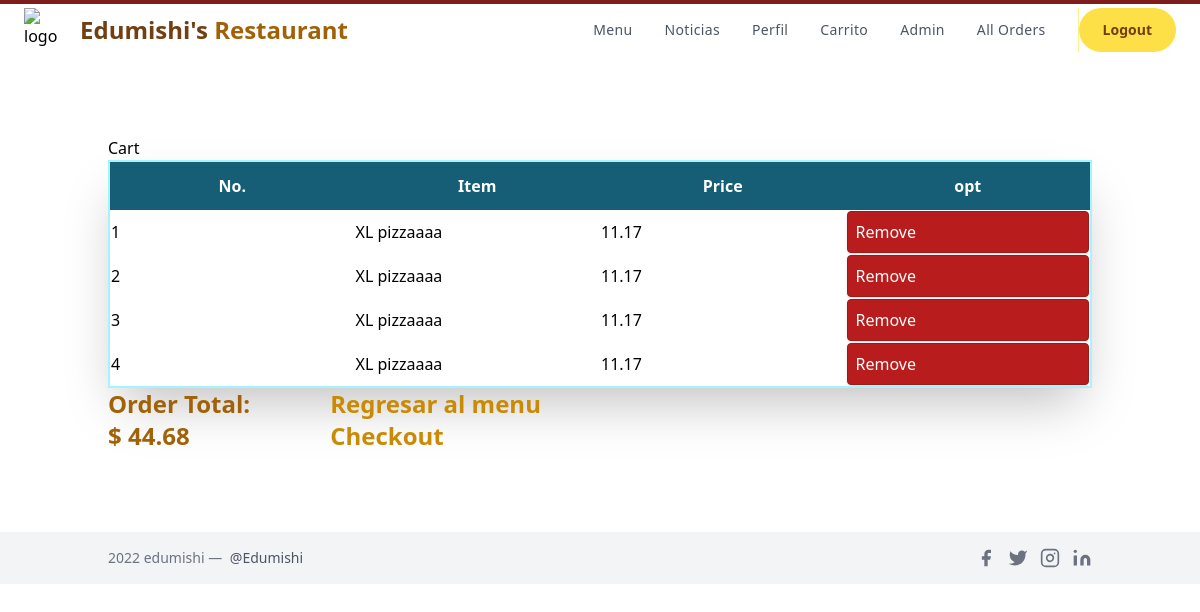
Before: /ordersummary/ (signed in) with the older database file.
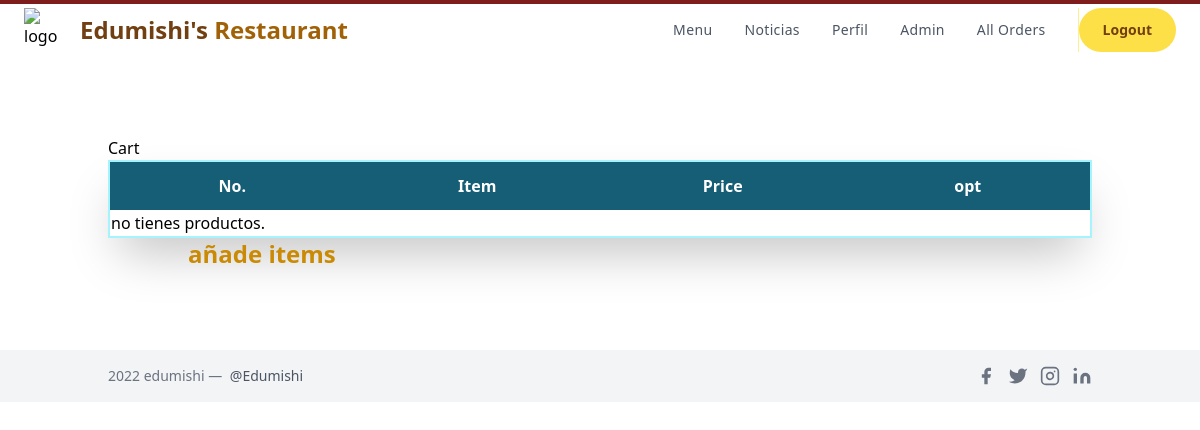
After: the same page with the newer database file.
### orders/models.py (models this page shows, shortened)
class OrderItem(models.Model):
    menu_item = models.ForeignKey(Menu_Item,on_delete=models.CASCADE,
                                    blank=True, null=True)
    is_ordered = models.BooleanField(default=False)
    date_added = models.DateTimeField(auto_now=True)
    date_ordered = models.DateTimeField(null=True)
    is_topping =models.BooleanField(default=False)
    num_extras = models.IntegerField( blank=True, default=0)
    extras = models.CharField(max_length=400,  blank=True, null=True)
    extras_cost = models.DecimalField(max_digits=4,decimal_places=2, default = 0.00)
    ptoppings = models.CharField(max_length=400,  blank=True, null=True)

class Menu_Item(models.Model):
    MENU_CATEGORIES = (
    ('Pizza', 'Pizza'),
    ('Pasta', 'Pasta'),
    ('Subs', 'Subs'),
    ('Salad', 'Salad'),
    ('Dinner_Platter', 'Dinner_Platter'),
    ('Topping', 'Topping'),
    ('Extra', 'Extra'),
    ('Dessert', 'Dessert'),
    ('Pastry', 'Pastry'),
    ('Main', 'Main'),
    ('Appetizer', 'Appetizer'),
    ('Side', 'Side'),
    ('Miscellaneous', 'Miscellaneous')
    )
    SIZE_CATEGORIES = (
    ('Sm', 'Small'),
    ('Md', 'Medium'),
    ('Lg', 'Large'),
    ('XL', 'Extra_Large')
    )
    category = models.CharField(max_length=36, null=True, blank=True,
                                choices=MENU_CATEGORIES,
                                help_text='Categoría del elemento del menú.')
    name = models.CharField(max_length=128,
                            help_text='Nombre del elemento del menú')
    price =  models.DecimalField(max_digits=4, null=True, blank=True,
                                decimal_places=2, default=0.00)
    sizes = models.CharField(max_length=4, null=True, blank=True,
                                choices=SIZE_CATEGORIES,
                                help_text='Ingrese el tamaños \
                                            del elemento del menú')
    toppings = models.CharField( max_length=400, blank=True, null=True,
                                help_text='Introducir ingredientes')
    num_toppings = models.CharField(max_length=10, blank=True, null=True)

class Order(models.Model):
    ref_code = models.CharField(max_length=15, blank=True)
    owner = models.ForeignKey(Profile, on_delete=models.SET_NULL, null=True)
    is_ordered = models.BooleanField(default=False)
    ordered_items = models.ManyToManyField(OrderItem)
    date_ordered = models.DateTimeField(auto_now=True)
    def get_cart_ordered_items(self):
        return self.ordered_items.all()
    def get_cart_total(self):
        return sum([item.menu_item.price for item in self.ordered_items.all()]
        + [item.extras_cost for item in self.ordered_items.all()])

### orders/views.py (the view)
# urls.py: path('ordersummary/', views.order_details, name="ordersummary"),
@login_required()
def order_details(request, **kwargs):
    existing_order = get_user_pending_order(request)
    user_profile = get_object_or_404(Profile, user=request.user)
    order = Order.objects.filter(owner=user_profile, is_ordered=False)
    context = {
        'order': existing_order,
    }
    return render(request, 'orders/ordersummary.html', context)

### orders/views.py (called while the page is built)
@login_required()
def get_user_pending_order(request):
    user_profile = get_object_or_404(Profile, user=request.user)
    order = Order.objects.filter(owner=user_profile, is_ordered=False)
    if order.exists():
        return order[0]
    return 0

### orders/templates/orders/ordersummary.html (shortened to what this page needs)
{% extends "orders/layout.html" %}
{% block template %}
{% load static %}
<div class="container px-5 py-20 mx-auto flex flex-wrap items-center">
  <h1>Cart</h1>
  <table class="shadow-2xl border-2 border-cyan-200 w-full md:table-fixed content-center">
    <thead class="text-white">
      <tr>
        <th class="py-3 bg-cyan-800">No.</th>
        <th class="py-3 bg-cyan-800">Item</th>
        <th class="py-3 bg-cyan-800">Price</th>
        <th class="py-3 bg-cyan-800">opt</th>
      </tr>
    </thead>
    {% for item in order.get_cart_ordered_items %}
    <tr>
      <td>{{ forloop.counter }}</td>
      {%if item.menu_item.category == "Pizza" and "Topping" not in item.menu_item.name %}
      <td>
        {{item.menu_item.sizes}}
        {{ item.menu_item.name }}
      </td>
      {% endif %}
      {% if item.num_extras > 0 %}
      <td>
        {{ item.menu_item.price }} + {{item.extras_cost}} </td>
      {% else %}
      <td> {{item.menu_item.price}} </td>
      {% endif %}
      <td>
        <a href="{% url 'orders:delete_item' item.id %}" class="bg-red-700 border border-red-800 shadow p-2 rounded text-white flex items-center focus:outline-none focus:shadow-outline"">Remove</a>
      </td>
      {% empty %}
    <tr>
      <td colspan=3> no tienes productos.</td>
    </tr>
    {% endfor %}
  </table>
  <div>
    {% if order.get_cart_total != None %}
      <h1 class="text-2xl font-bold text-yellow-700">Order Total:</h1>
      <h2 class="text-2xl font-bold text-yellow-700">$ {{ order.get_cart_total}}</h2>
    {% endif %}
  </div>
  <div>
    <h1 class="ml-20 text-2xl font-bold text-yellow-600">
      <a href="{% url 'orders:index' %}" class="">
        {% if order %}Regresar al menu{% else %}añade items {% endif %}
      </a>
    </h1>
    <h1 class="ml-20 text-2xl font-bold text-yellow-600">
      {% if order.get_cart_ordered_items %}
      <a href="{% url 'orders:check' %}" class="">Checkout</a>
      {% endif %}
    </h1>
  </div>
</div>
{% endblock %}

Changed rows visible on the page:
removed OrderItem: menu_item.sizes "XL", menu_item.name "pizzaaaa", menu_item.price "11.17"
removed OrderItem: menu_item.sizes "XL", menu_item.name "pizzaaaa", menu_item.price "11.17"
removed OrderItem: menu_item.sizes "XL", menu_item.name "pizzaaaa", menu_item.price "11.17"
removed OrderItem: menu_item.sizes "XL", menu_item.name "pizzaaaa", menu_item.price "11.17"
removed Order: get_cart_total "44.68"
Other visible differences:
text no longer shown: "Carrito Order Total: $ Regresar al menu Checkout"
text now shown: "no tienes productos. añade items"
